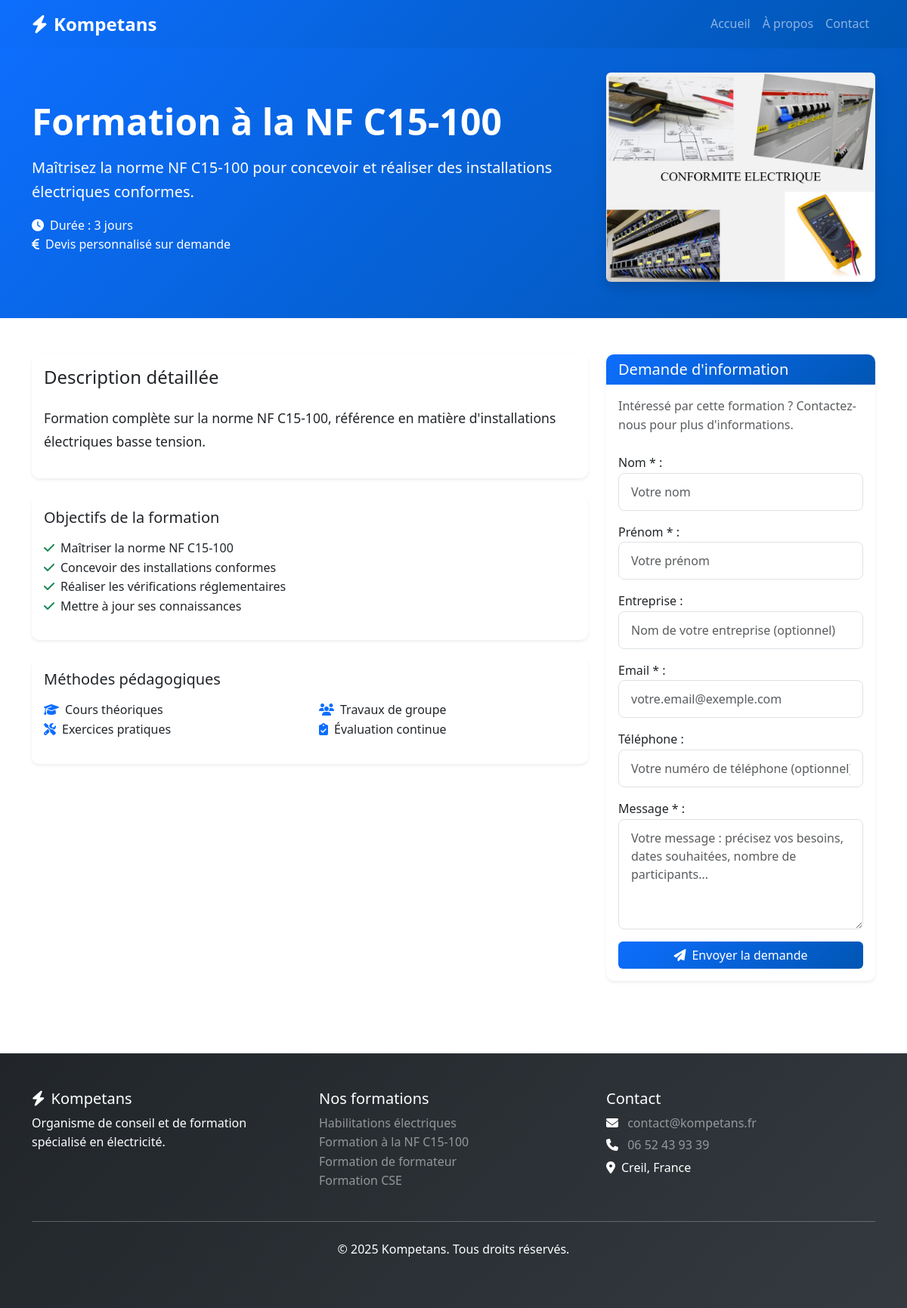
/formation/2/, run on the app's committed database.
### main/models.py (models this page shows, shortened)
class Formation(models.Model):
    FORMATION_CHOICES = [
        ('habilitation', 'Habilitations électriques'),
        ('nfc15100', 'Formation à la NF C15-100'),
        ('formateur', 'Formation de formateur en habilitation électrique'),
        ('cse', 'Formation des élus du Comité social et économique (CSE)'),
    ]
    nom = models.CharField(max_length=200)
    type_formation = models.CharField(max_length=50, choices=FORMATION_CHOICES)
    description_courte = models.TextField()
    description_longue = models.TextField()
    duree = models.CharField(max_length=100, blank=True)
    prix = models.CharField(max_length=100, blank=True)
    class Meta:
        verbose_name = "Formation"
        verbose_name_plural = "Formations"

### main/views.py (the view)
# urls.py: path('formation/<int:formation_id>/', views.formation_detail, name='formation_detail'),
def formation_detail(request, formation_id):
    formation = get_object_or_404(Formation, id=formation_id)
    if request.method == 'POST':
        form = ContactFormationForm(request.POST)
        if form.is_valid():
            contact = form.save(commit=False)
            contact.formation = formation
            contact.save()
            try:
                send_mail(
                    subject=f'Nouvelle demande - {formation.nom}',
                    message=f'''
Nouvelle demande de contact reçue sur kompetans.fr :

Formation : {formation.nom}
Nom : {contact.nom} {contact.prenom}
Entreprise : {contact.entreprise or "Non renseignée"}
Email : {contact.email}
Téléphone : {contact.telephone or "Non renseigné"}

Message :
{contact.message}

---
Email automatique depuis kompetans.fr
                    ''',
                    from_email=settings.DEFAULT_FROM_EMAIL,
                    recipient_list=['slomczynskiromain@yahoo.fr'],
                    fail_silently=False
                )
                messages.success(request, 'Votre demande a été envoyée avec succès ! Nous vous recontacterons dans les plus brefs délais.')
            except Exception as e:
                print(f"Erreur email : {e}")
                messages.success(request, 'Votre demande a été enregistrée. Nous vous recontacterons rapidement.')
            return redirect('formation_detail', formation_id=formation.id)
    else:
        form = ContactFormationForm()
    return render(request, 'main/formation_detail.html', {
        'formation': formation,
        'form': form
    })

### main/context_processors.py (called while the page is built)
def company_info(request):
    return {
        'company': settings.COMPANY_INFO
    }

### main/templatetags/formation_extras.py (called while the page is built)
@register.simple_tag
def formation_image(formation_type):
    image_mapping = {
        'habilitation': 'images/formations/habilitation.jpg',
        'nfc15100': 'images/formations/nfc15100.jpg',
        'formateur': 'images/formations/formateur.jpg',
        'cse': 'images/formations/cse.jpg',
    }
    image_path = image_mapping.get(formation_type, 'images/formations/default.jpg')
    return static(image_path)

### templates/main/formation_detail.html (shortened to what this page needs)
{% extends 'base.html' %}
{% load static %}
{% load formation_extras %}
{% block content %}
<section class="py-5 bg-primary text-white">
    <div class="container">
        <div class="row align-items-center">
            <div class="col-lg-8">
                <h1 class="display-5 fw-bold mb-3">{{ formation.nom }}</h1>
                <p class="lead">{{ formation.description_courte }}</p>
                {% if formation.duree %}
                    <p class="mb-0"><i class="fas fa-clock me-2"></i>Durée : {{ formation.duree }}</p>
                {% endif %}
                {% if formation.prix %}
                    <p class="mb-0"><i class="fas fa-euro-sign me-2"></i>{{ formation.prix }}</p>
                {% endif %}
            </div>
            <div class="col-lg-4">
                <img src="{% formation_image formation.type_formation %}" class="img-fluid rounded shadow" alt="{{ formation.nom }}">
            </div>
        </div>
    </div>
</section>
<section class="py-5">
    <div class="container">
        <div class="row">
            <div class="col-lg-8">
                <div class="card shadow-sm mb-4">
                    <div class="card-body">
                        <h2 class="card-title h4 mb-4">Description détaillée</h2>
                        <div class="formation-content">
                            {{ formation.description_longue|linebreaks }}
                        </div>
                    </div>
                </div>
                <div class="card shadow-sm mb-4">
                    <div class="card-body">
                        <h3 class="card-title h5 mb-3">Objectifs de la formation</h3>
                        {% if formation.type_formation == 'habilitation' %}
                            <ul class="list-unstyled">
                                <li><i class="fas fa-check text-success me-2"></i>Connaître les dangers de l'électricité</li>
                                <li><i class="fas fa-check text-success me-2"></i>Mettre en œuvre les mesures de prévention</li>
                                <li><i class="fas fa-check text-success me-2"></i>Analyser les risques électriques</li>
                                <li><i class="fas fa-check text-success me-2"></i>Obtenir l'habilitation électrique</li>
                            </ul>
                        {% elif formation.type_formation == 'nfc15100' %}
                            <ul class="list-unstyled">
                                <li><i class="fas fa-check text-success me-2"></i>Maîtriser la norme NF C15-100</li>
                                <li><i class="fas fa-check text-success me-2"></i>Concevoir des installations conformes</li>
                                <li><i class="fas fa-check text-success me-2"></i>Réaliser les vérifications réglementaires</li>
                                <li><i class="fas fa-check text-success me-2"></i>Mettre à jour ses connaissances</li>
                            </ul>
                        {% endif %}
                    </div>
                </div>
                <div class="card shadow-sm">
                    <div class="card-body">
                        <h3 class="card-title h5 mb-3">Méthodes pédagogiques</h3>
                        <div class="row">
                            <div class="col-md-6">
                                <ul class="list-unstyled">
                                    <li><i class="fas fa-graduation-cap text-primary me-2"></i>Cours théoriques</li>
                                    <li><i class="fas fa-tools text-primary me-2"></i>Exercices pratiques</li>
                                </ul>
                            </div>
                            <div class="col-md-6">
                                <ul class="list-unstyled">
                                    <li><i class="fas fa-users text-primary me-2"></i>Travaux de groupe</li>
                                    <li><i class="fas fa-clipboard-check text-primary me-2"></i>Évaluation continue</li>
                                </ul>
                            </div>
                        </div>
                    </div>
                </div>
            </div>
            <div class="col-lg-4">
                <div class="card shadow-sm sticky-top" style="top: 100px;">
                    <div class="card-header bg-primary text-white">
                        <h3 class="card-title h5 mb-0">Demande d'information</h3>
                    </div>
                    <div class="card-body">
                        <p class="text-muted mb-4">Intéressé par cette formation ? Contactez-nous pour plus d'informations.</p>
                        <form method="post" class="needs-validation" novalidate>
                            <div class="mb-3">
                                {{ form.nom.label_tag }}
                                {{ form.nom }}
                            </div>
                            <div class="mb-3">
                                {{ form.prenom.label_tag }}
                                {{ form.prenom }}
                            </div>
                            <div class="mb-3">
                                {{ form.entreprise.label_tag }}
                                {{ form.entreprise }}
                            </div>
                            <div class="mb-3">
                                {{ form.email.label_tag }}
                                {{ form.email }}
                            </div>
                            <div class="mb-3">
                                {{ form.telephone.label_tag }}
                                {{ form.telephone }}
                            </div>
                            <div class="mb-3">
                                {{ form.message.label_tag }}
                                {{ form.message }}
                            </div>
                            <button type="submit" class="btn btn-primary w-100">
                                <i class="fas fa-paper-plane me-2"></i>Envoyer la demande
                            </button>
                        </form>
                    </div>
                </div>
            </div>
        </div>
    </div>
</section>
{% endblock %}

### static/css/style.css (style rules this page uses)
:root { --primary-color: #0d6efd; --secondary-color: #6c757d; --success-color: #198754; --warning-color: #ffc107; --danger-color: #dc3545; --info-color: #0dcaf0; --light-color: #f8f9fa; --dark-color: #212529; }
body { font-family: 'Segoe UI', Tahoma, Geneva, Verdana, sans-serif; line-height: 1.6; }
.btn { font-weight: 500; transition: all 0.3s ease; }
.btn-primary { background: linear-gradient(135deg, #0d6efd 0%, #0056b3 100%); border: none; }
.card { border: none; border-radius: 10px; overflow: hidden; }
.card-header { font-weight: 600; border-bottom: none; }
.form-control { border-radius: 8px; border: 1px solid #dee2e6; padding: 0.75rem 1rem; transition: border-color 0.3s ease, box-shadow 0.3s ease; }
.text-primary { color: var(--primary-color) !important; }
.bg-primary { background: linear-gradient(135deg, #0d6efd 0%, #0056b3 100%) !important; }
.shadow-sm { box-shadow: 0 0.125rem 0.25rem rgba(0, 0, 0, 0.075) !important; }
.shadow { box-shadow: 0 0.5rem 1rem rgba(0, 0, 0, 0.15) !important; }
.sticky-top { position: -webkit-sticky; position: sticky; top: 100px; z-index: 1020; }
.formation-content { font-size: 1.1rem; line-height: 1.8; }

### data on the page
Formation: nom "Formation à la NF C15-100", description_courte "Maîtrisez la norme NF C15-100 pour concevoir et réaliser des installations électriques conformes.", duree "3 jours", prix "Devis personnalisé sur demande", type_formation (picture), description_longue "Formation complète sur la norme NF C15-100, référence en matière d'installations électriques basse tension."

### other printed values
{{ company.email }} "contact@kompetans.fr"
{{ company.phone }} "06 52 43 93 39"
{{ company.address }} "Creil, France"
